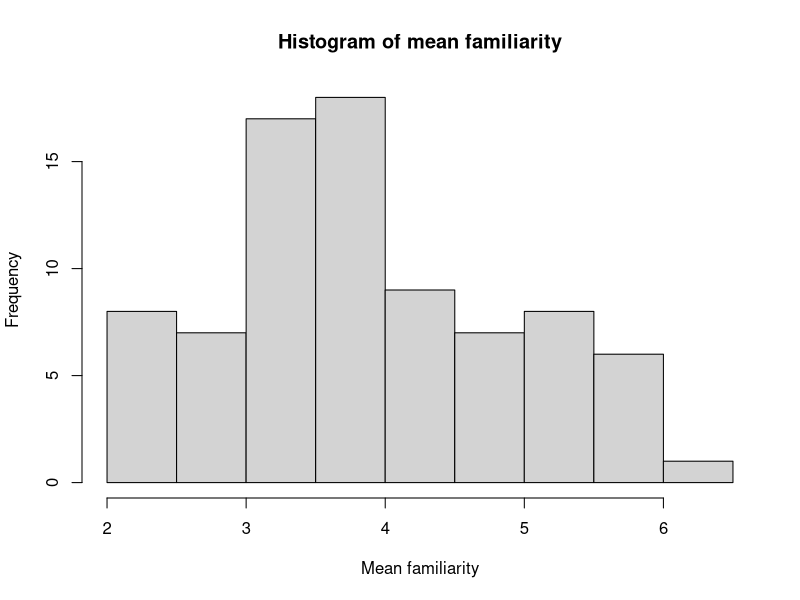
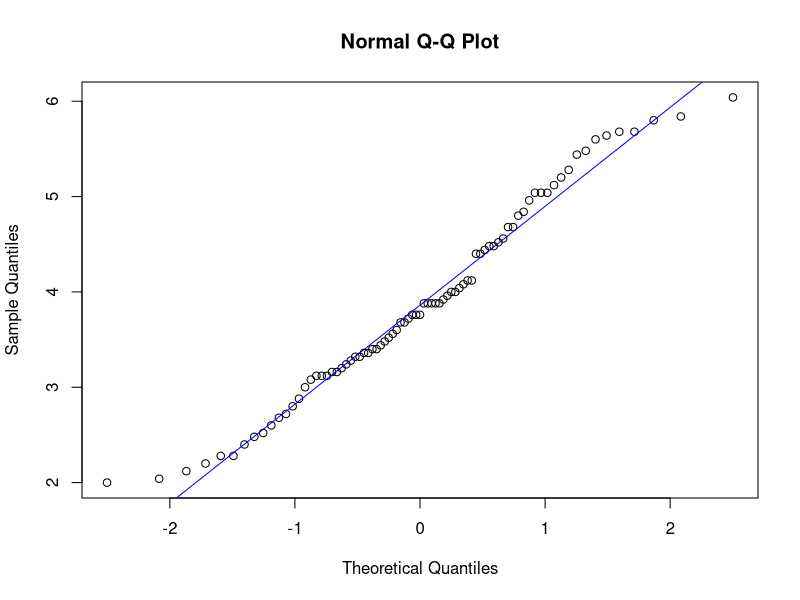
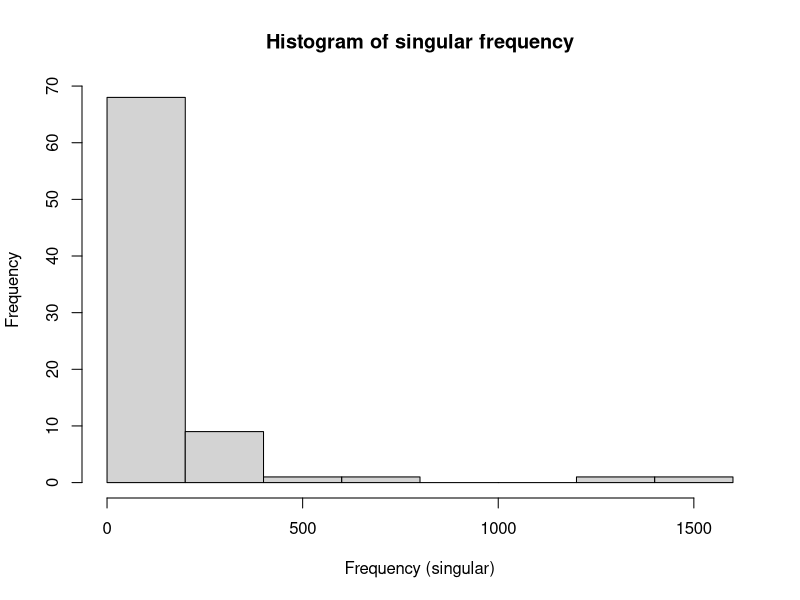
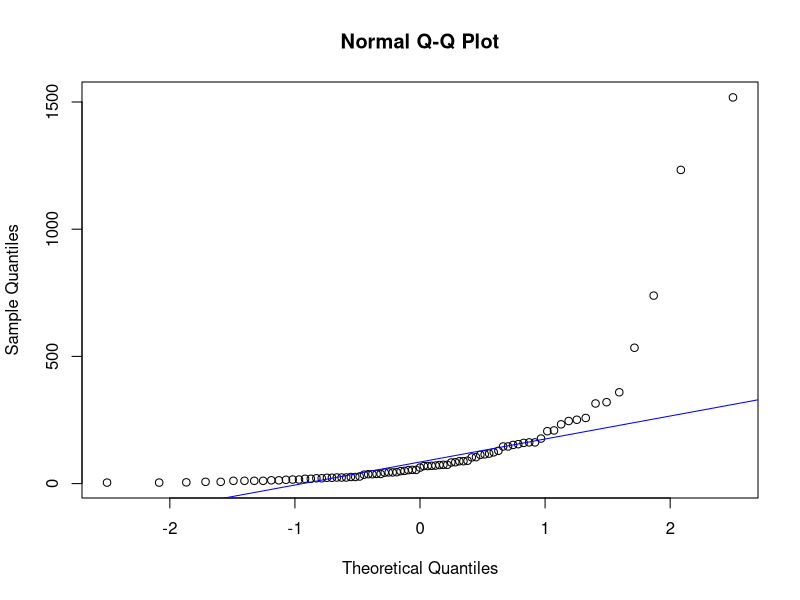
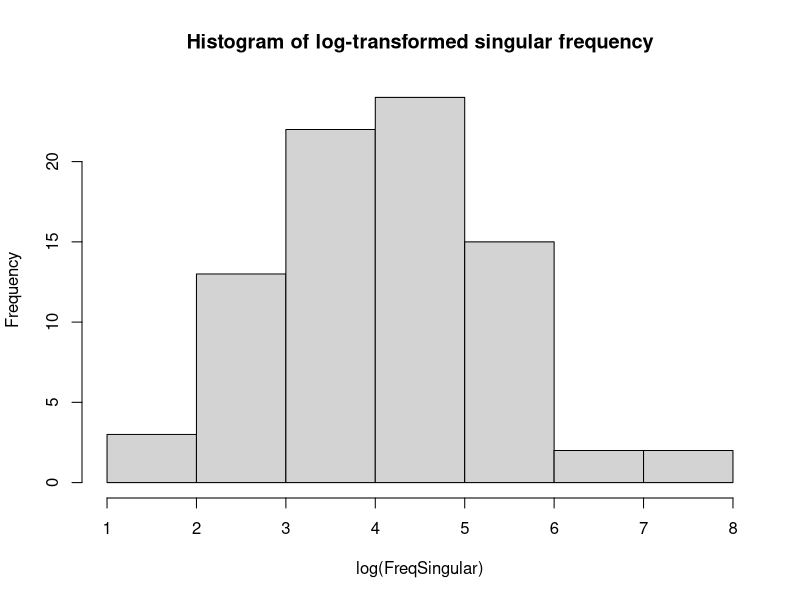
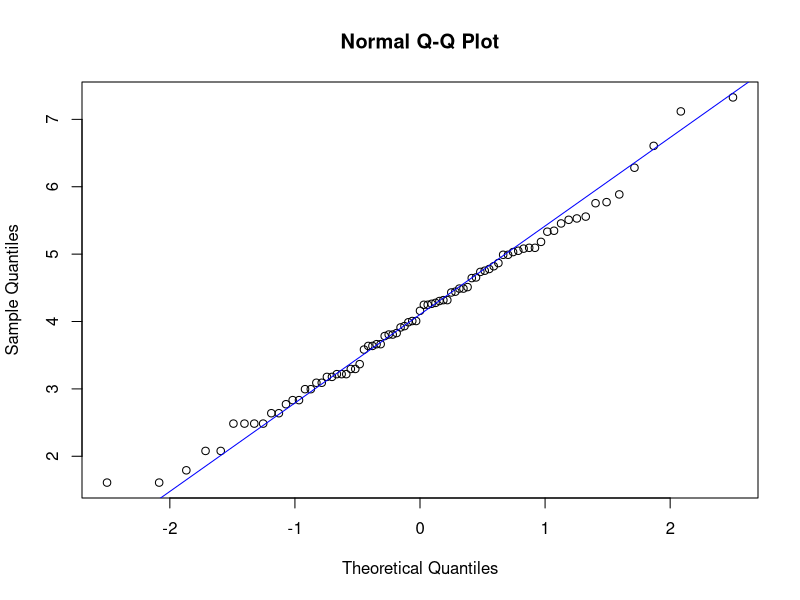
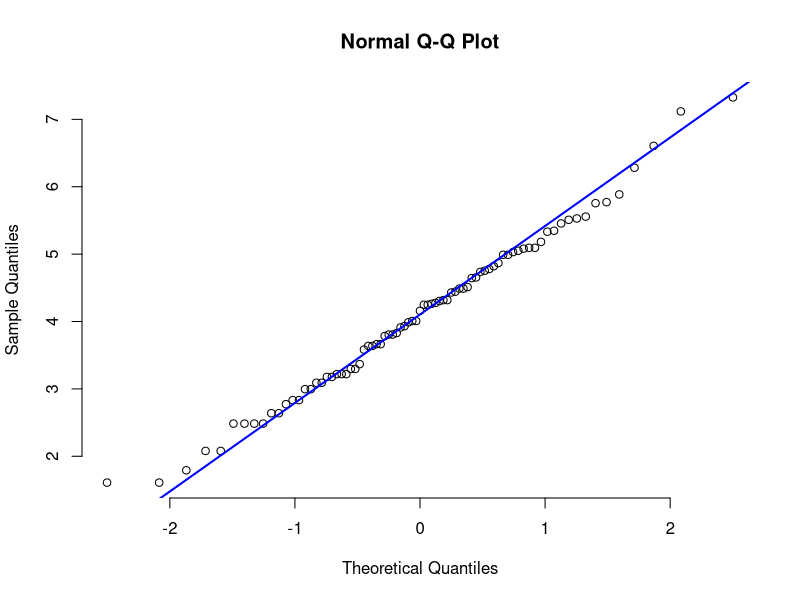
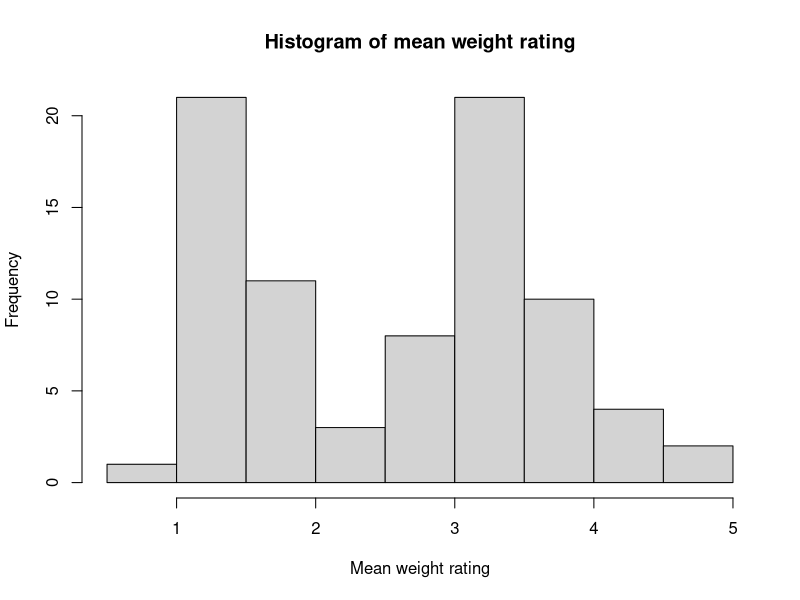

Generate these figures, in order, with R:
#== Homework 1 =====================================
# LING10 Statistics for Linguistics
# Dartmouth College. January 25, 2026
# Aynura Erejepbaeva

#Library package
library(dplyr)

#Assigning animal-ratings.csv file to a variable
animals <- read.csv("animal-ratings.csv", header = TRUE)
str(animals)

#Histogram
hist(animals$meanFamiliarity,
     main = "Histogram of mean familiarity",
     xlab = "Mean familiarity",
     col = "lightgray", #color
     border = "black") #borders of the histogram

#Q-Q plot
qqnorm(animals$meanFamiliarity)
qqline(animals$meanFamiliarity, col = "blue") #color

#Shapiro test
shapiro.test(animals$meanFamiliarity)

#To get the mean
mean(animals$meanFamiliarity)

#Part b
#Before applying log transformation

#Histogram
hist(animals$FreqSingular,
     main = "Histogram of singular frequency",
     xlab = "Frequency (singular)",
     col = "lightgray", #color
     border = "black") #borders of the histogram

#Q-Q plot
qqnorm(animals$FreqSingular)
qqline(animals$FreqSingular, col = "blue") #color that crosses across the plot

#Shapiro test
shapiro.test(animals$FreqSingular)

#log transformation
animals$logFreqSingular <- log(animals$FreqSingular + 1)

hist(animals$logFreqSingular,
     main = "Histogram of log-transformed singular frequency",
     xlab = "log(FreqSingular)",
     col = "lightgray",
     border = "black")

qqnorm(animals$logFreqSingular)
qqline(animals$logFreqSingular, col = "blue")

qqnorm(animals$logFreqSingular, pch = 1, frame = FALSE)
qqline(animals$logFreqSingular, col = "blue", lwd = 2)

shapiro.test(animals$logFreqSingular)

#Part c
#Before applying log transformation

#Histogram
hist(animals$meanWeightRating,
     main = "Histogram of mean weight rating",
     xlab = "Mean weight rating",
     col = "lightgray", #color
     border = "black") #borders of the histogram

#Q-Q plot
qqnorm(animals$meanWeightRating)
qqline(animals$meanWeightRating, col = "blue") #color is blue

#Shapiro test
shapiro.test(animals$meanWeightRating)

#log transformation
animals$logWeight <- log(animals$meanWeightRating)

#Histogram
hist(animals$logWeight,
     main = "Histogram of log-transformed weight ratings",
     xlab = "log(meanWeightRating)",
     col = "lightgray",
     border = "black")

#Q-Q plot
qqnorm(animals$logWeight)
qqline(animals$logWeight, col = "blue")

#Shapiro test
shapiro.test(animals$logWeight)
